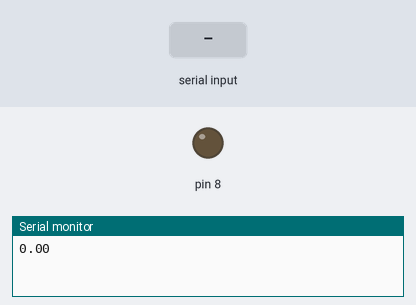
Bench run of a sketch on a simulated Arduino Uno, built with avr-gcc and run on an emulated ATmega328P. Parts: output pins drawn as LEDs (lit = HIGH), the last lines printed to the serial monitor. The test bench sets the inputs (shaded band).

Above: at 1.2 s.
1.3 s: "a,45z" received over Serial
At 2.9 s:
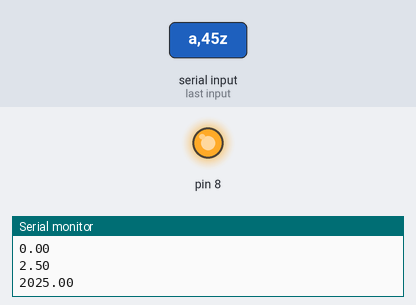
Timing chart, 0 to 4.7 s (numbered marks = the images above; inputs shaded):
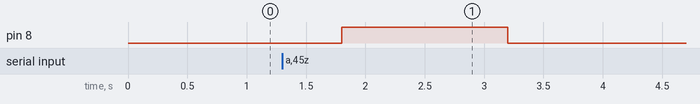

Measured:
- after the input at 1.3 s, pin 8: LOW → HIGH after 0.50 s, → LOW 1.4 s later

The sketch:

inter.ino
```cpp
#include "Miclase.h"

Miclase miclase;
void setup()
{

Serial.begin(9600);
//miclase=newMiclase;

}

void loop()
{

miclase.osciloscopio();

}
```

Miclase.cpp
```cpp
#include "Miclase.h"

Miclase::Miclase()
{

    Serial.begin(9600);
}

void Miclase::osciloscopio()
{
    option = Serial.read();

    if (option == 'a')

    {
    valor_sensor = analogRead(A0);
    float voltaje = valor_sensor * (5.0 / 1023.0);
    Serial.println(voltaje);
    }

    else if (option == 'b')

    {
    valor_sensor = analogRead(A1);
    float voltaje = valor_sensor * (5.0 / 1023.0);
    Serial.println(voltaje);
    }

    else
    {
    number = Serial.readStringUntil('z');
    volta=number.toFloat();
    volta= volta * (225.0/5.0);
    analogWrite(8,volta);
    Serial.println(volta);
    }


    delay(400);

}
```

Miclase.h
```cpp
#ifndef Miclase_h
#define Miclase_h
#include <Arduino.h>

class Miclase
{

public:
    Miclase();
    void osciloscopio();
private:
    char option;
    String number;
    float volta;
    float valor_sensor;
    float voltaje;

};


#endif
```
